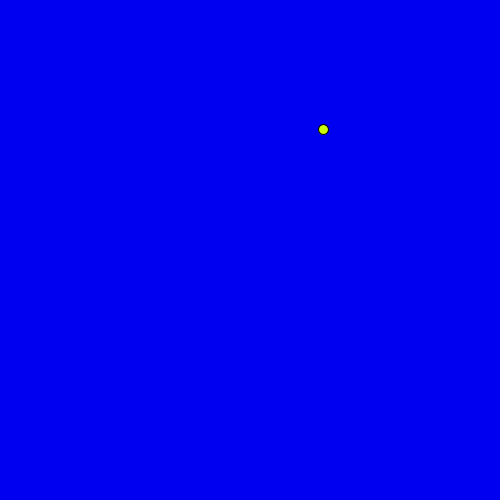
Frame 1 (no input)
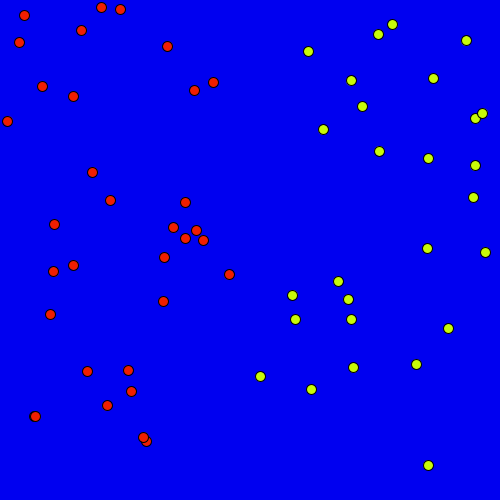
Frame 60 (the mouse pressed at the canvas centre just before this capture)
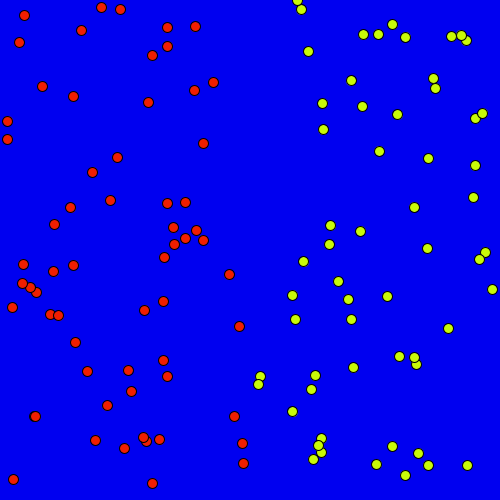
Frame 120 (the mouse held since frame 60 and released just before this capture)

The Processing sketch that drew these frames (run headless with seeded random() and noise(); from frame 60 on, the mouse is pressed at the canvas centre):

// Processing sketch: If_Statement_Practice_Question_1
// ── If_Statement_Practice_Question_1.pde
float x;
float y;
int circle_diameter = 10;
color circle_color;

void setup() 
{
  size (500,500);
  background(0,0,240);
}

void draw() 
{
  //Choosing the coordinate for the random circle
  x = random(width); //<>//
  y = random(height);
  //Determing whether the circle will be red or yelly
  circle_color= (x < width/2) ? color(240,30,0) : color(200,250,7);
  fill(circle_color);
  ellipseMode(CENTER);
  ellipse(x,y, circle_diameter, circle_diameter);
}
